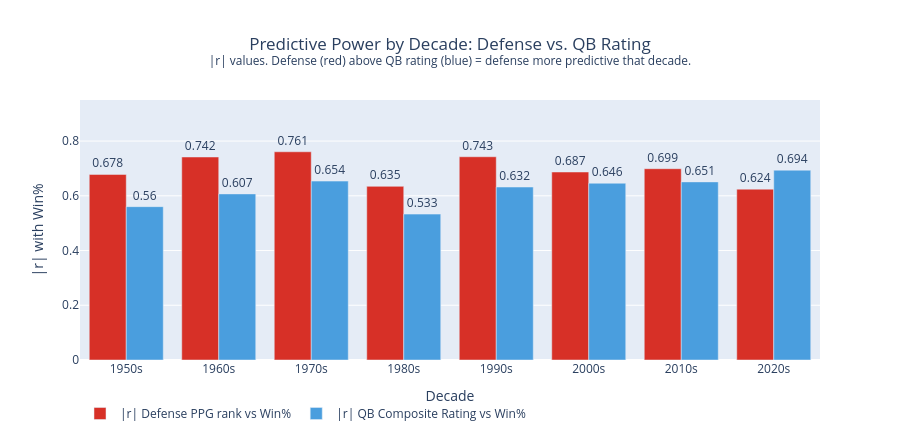

Source (notebook cell):
### Markdown cell above
---
# Chart 7 — Has Defense Always Been More Predictive? Decade-by-Decade

Has the relative importance of defense vs. QB rating changed over the decades?
The hypothesis: modern NFL rules (2004 receiver protection, 2020s pass-happy offenses)
may have eroded defensive predictiveness and elevated QB rating.

### Code cell
from scipy import stats as scipy_stats

# Decade assignment
def decade(y):
    if y < 1960: return '1950s'
    if y < 1970: return '1960s'
    if y < 1980: return '1970s'
    if y < 1990: return '1980s'
    if y < 2000: return '1990s'
    if y < 2010: return '2000s'
    if y < 2020: return '2010s'
    return '2020s'

joined['decade'] = joined['year'].apply(decade)

rows = []
for dec in ['1950s','1960s','1970s','1980s','1990s','2000s','2010s','2020s']:
    sub = joined[joined['decade'] == dec]
    sub_d = sub[sub['def_pts_norm'].notna() & sub['win_pct'].notna()]
    sub_q = sub[sub['composite_rating'].notna() & sub['win_pct'].notna()]
    r_def = scipy_stats.pearsonr(sub_d['def_pts_norm'], sub_d['win_pct'])[0] if len(sub_d) >= 20 else np.nan
    r_qb  = scipy_stats.pearsonr(sub_q['composite_rating'], sub_q['win_pct'])[0] if len(sub_q) >= 20 else np.nan
    rows.append({
        'decade': dec, 'n': len(sub_d),
        'r_def': r_def, 'r2_def': r_def**2 if pd.notna(r_def) else np.nan,
        'r_qb': abs(r_qb) if pd.notna(r_qb) else np.nan,
        'r2_qb': r_qb**2 if pd.notna(r_qb) else np.nan,
        'def_advantage': (abs(r_def) / abs(r_qb)) if (pd.notna(r_def) and pd.notna(r_qb) and r_qb != 0) else np.nan,
    })

dec_df = pd.DataFrame(rows)
print('Decade-by-decade predictive power (|r| values):')
print(f'{"Decade":8}  {"n":>4}  {"|r| Defense":>11}  {"|r| QB Rtg":>10}  {"r² Def":>8}  {"r² QB":>7}  {"Def/QB ratio":>12}')
print('-' * 70)
for _, row in dec_df.iterrows():
    print(f'{row.decade:8}  {int(row.n):>4}  '
          f'{abs(row.r_def):>11.3f}  {row.r_qb:>10.3f}  '
          f'{row.r2_def:>8.3f}  {row.r2_qb:>7.3f}  '
          f'{row.def_advantage:>12.2f}x')

# ── Grouped bar chart ─────────────────────────────────────────────────────────
fig_dec = go.Figure()
fig_dec.add_trace(go.Bar(
    name='|r| Defense PPG rank vs Win%',
    x=dec_df['decade'],
    y=dec_df['r_def'].abs(),
    marker_color='#d73027',
    text=dec_df['r_def'].abs().round(3).astype(str),
    textposition='outside',
))
fig_dec.add_trace(go.Bar(
    name='|r| QB Composite Rating vs Win%',
    x=dec_df['decade'],
    y=dec_df['r_qb'],
    marker_color='#4a9ede',
    text=dec_df['r_qb'].round(3).astype(str),
    textposition='outside',
))
fig_dec.update_layout(
    barmode='group',
    title=dict(text='Predictive Power by Decade: Defense vs. QB Rating<br>'
                    '<sup>|r| values. Defense (red) above QB rating (blue) = defense more predictive that decade.</sup>',
               x=0.5),
    xaxis_title='Decade',
    yaxis=dict(title='|r| with Win%', range=[0, 0.95]),
    height=440, hovermode='closest',
    legend=dict(orientation='h', y=-0.15),
)
fig_dec.show()

### Figure 1 — Plotly figure (JSON) as saved in the notebook; plotly's stock layout.template omitted (floating-point values rounded to 4 significant figures)
{"data": [{"marker": {"color": "#d73027"}, "name": "|r| Defense PPG rank vs Win%", "text": ["0.678", "0.742", "0.761", "0.635", "0.743", "0.687", "0.699", "0.624"], "textposition": "outside", "type": "bar", "x": ["1950s", "1960s", "1970s", "1980s", "1990s", "2000s", "2010s", "2020s"], "y": [0.6781, 0.7418, 0.7608, 0.6345, 0.7426, 0.6869, 0.699, 0.6242]}, {"marker": {"color": "#4a9ede"}, "name": "|r| QB Composite Rating vs Win%", "text": ["0.56", "0.607", "0.654", "0.533", "0.632", "0.646", "0.651", "0.694"], "textposition": "outside", "type": "bar", "x": ["1950s", "1960s", "1970s", "1980s", "1990s", "2000s", "2010s", "2020s"], "y": [0.5603, 0.6069, 0.6537, 0.5331, 0.632, 0.6459, 0.6508, 0.6936]}], "layout": {"barmode": "group", "height": 440, "hovermode": "closest", "legend": {"orientation": "h", "y": -0.15}, "title": {"text": "Predictive Power by Decade: Defense vs. QB Rating<br><sup>|r| values. Defense (red) above QB rating (blue) = defense more predictive that decade.</sup>", "x": 0.5}, "xaxis": {"title": {"text": "Decade"}}, "yaxis": {"range": [0, 0.95], "title": {"text": "|r| with Win%"}}}}
